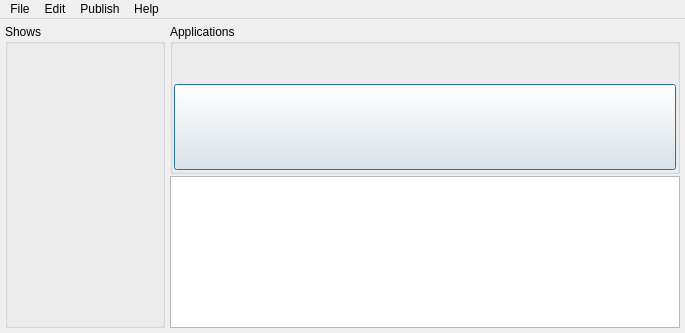
<?xml version="1.0" encoding="UTF-8"?>
<ui version="4.0">
 <class>MainWindow</class>
 <widget class="QMainWindow" name="MainWindow">
  <property name="geometry">
   <rect>
    <x>0</x>
    <y>0</y>
    <width>685</width>
    <height>333</height>
   </rect>
  </property>
  <property name="windowTitle">
   <string>MainWindow</string>
  </property>
  <property name="styleSheet">
   <string notr="true"/>
  </property>
  <widget class="QWidget" name="centralwidget">
   <layout class="QHBoxLayout" name="horizontalLayout">
    <property name="spacing">
     <number>5</number>
    </property>
    <property name="margin">
     <number>5</number>
    </property>
    <item>
     <widget class="QGroupBox" name="groupBox_shows">
      <property name="sizePolicy">
       <sizepolicy hsizetype="Fixed" vsizetype="Preferred">
        <horstretch>0</horstretch>
        <verstretch>0</verstretch>
       </sizepolicy>
      </property>
      <property name="minimumSize">
       <size>
        <width>160</width>
        <height>0</height>
       </size>
      </property>
      <property name="maximumSize">
       <size>
        <width>160</width>
        <height>16777215</height>
       </size>
      </property>
      <property name="title">
       <string>Shows</string>
      </property>
      <layout class="QVBoxLayout" name="verticalLayout">
       <property name="leftMargin">
        <number>10</number>
       </property>
       <property name="topMargin">
        <number>25</number>
       </property>
       <property name="rightMargin">
        <number>10</number>
       </property>
       <property name="bottomMargin">
        <number>10</number>
       </property>
      </layout>
     </widget>
    </item>
    <item>
     <layout class="QVBoxLayout" name="verticalLayout_output">
      <property name="spacing">
       <number>2</number>
      </property>
      <item>
       <widget class="QGroupBox" name="groupBox_applications">
        <property name="minimumSize">
         <size>
          <width>0</width>
          <height>150</height>
         </size>
        </property>
        <property name="title">
         <string>Applications</string>
        </property>
        <layout class="QVBoxLayout" name="verticalLayout_2">
         <property name="spacing">
          <number>1</number>
         </property>
         <property name="leftMargin">
          <number>1</number>
         </property>
         <property name="topMargin">
          <number>25</number>
         </property>
         <property name="rightMargin">
          <number>1</number>
         </property>
         <property name="bottomMargin">
          <number>1</number>
         </property>
         <item>
          <widget class="QLabel" name="label_package">
           <property name="sizePolicy">
            <sizepolicy hsizetype="Preferred" vsizetype="Fixed">
             <horstretch>0</horstretch>
             <verstretch>0</verstretch>
            </sizepolicy>
           </property>
           <property name="lineWidth">
            <number>2</number>
           </property>
           <property name="text">
            <string/>
           </property>
           <property name="alignment">
            <set>Qt::AlignRight|Qt::AlignTrailing|Qt::AlignVCenter</set>
           </property>
          </widget>
         </item>
         <item>
          <layout class="QGridLayout" name="gridLayout">
           <property name="margin">
            <number>0</number>
           </property>
           <property name="spacing">
            <number>0</number>
           </property>
          </layout>
         </item>
         <item>
          <widget class="QPushButton" name="button_studioShow">
           <property name="sizePolicy">
            <sizepolicy hsizetype="Preferred" vsizetype="Preferred">
             <horstretch>0</horstretch>
             <verstretch>0</verstretch>
            </sizepolicy>
           </property>
           <property name="text">
            <string/>
           </property>
           <property name="default">
            <bool>true</bool>
           </property>
           <property name="flat">
            <bool>false</bool>
           </property>
          </widget>
         </item>
        </layout>
       </widget>
      </item>
      <item>
       <widget class="QTextEdit" name="textEdit_output"/>
      </item>
     </layout>
    </item>
   </layout>
  </widget>
  <widget class="QMenuBar" name="menuBar">
   <property name="geometry">
    <rect>
     <x>0</x>
     <y>0</y>
     <width>685</width>
     <height>21</height>
    </rect>
   </property>
   <widget class="QMenu" name="menu_file">
    <property name="title">
     <string>File</string>
    </property>
    <addaction name="action_new"/>
    <addaction name="action_exit"/>
   </widget>
   <widget class="QMenu" name="menu_edit">
    <property name="title">
     <string>Edit</string>
    </property>
    <addaction name="action_removeThumbs"/>
    <addaction name="action_removePYC"/>
   </widget>
   <widget class="QMenu" name="menu_publish">
    <property name="title">
     <string>Publish</string>
    </property>
    <addaction name="action_patch"/>
    <addaction name="action_minor"/>
    <addaction name="action_major"/>
   </widget>
   <widget class="QMenu" name="menu_help">
    <property name="title">
     <string>Help</string>
    </property>
    <addaction name="action_aboutApplication"/>
   </widget>
   <addaction name="menu_file"/>
   <addaction name="menu_edit"/>
   <addaction name="menu_publish"/>
   <addaction name="menu_help"/>
  </widget>
  <action name="action_removeThumbs">
   <property name="text">
    <string>Remove Thumbs</string>
   </property>
  </action>
  <action name="action_removePYC">
   <property name="text">
    <string>Remove PYC</string>
   </property>
  </action>
  <action name="actionPatch">
   <property name="text">
    <string>lsDf</string>
   </property>
  </action>
  <action name="action_minor">
   <property name="text">
    <string>Minor</string>
   </property>
  </action>
  <action name="action_major">
   <property name="text">
    <string>Major</string>
   </property>
  </action>
  <action name="actionLish">
   <property name="text">
    <string>lish</string>
   </property>
  </action>
  <action name="action_aboutApplication">
   <property name="text">
    <string>About application</string>
   </property>
  </action>
  <action name="action_new">
   <property name="text">
    <string>New</string>
   </property>
  </action>
  <action name="action_exit">
   <property name="text">
    <string>Exit</string>
   </property>
  </action>
  <action name="action_patch">
   <property name="text">
    <string>Patch</string>
   </property>
  </action>
 </widget>
 <resources/>
 <connections/>
</ui>
